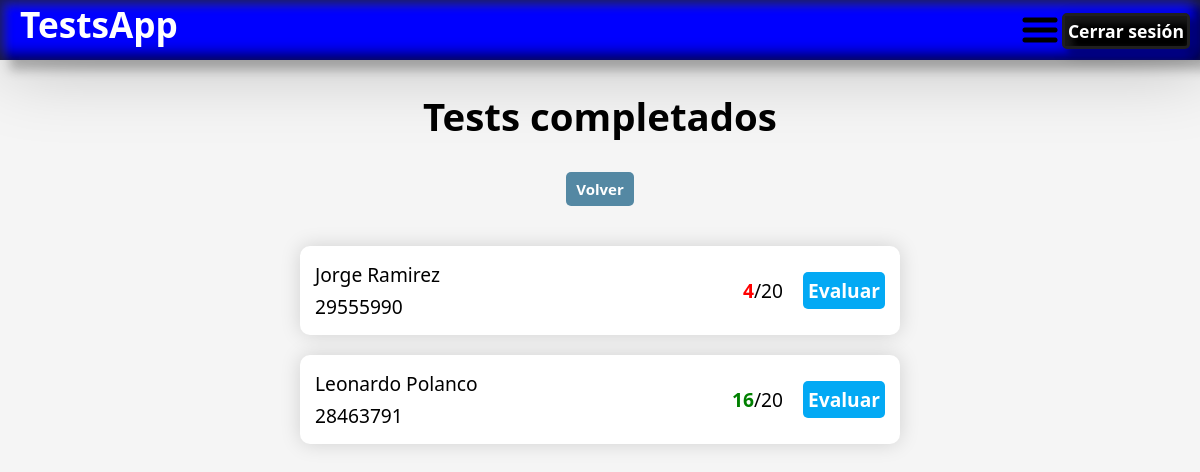
Screenshot of /Views/pages/tests/test_lista_ver.php?id_test=27&escala=20 (signed in) with the database file from the repository.
### tables this page shows
CREATE TABLE `puntuaciones_tests` (
  `id_pun_test` int(11) NOT NULL,
  `puntos` float NOT NULL,
  `id_usu` int(11) NOT NULL,
  `id_test` int(11) NOT NULL
);

CREATE TABLE `usuarios` (
  `id_usu` int(11) NOT NULL,
  `nom_usu` varchar(100) NOT NULL,
  `ced_usu` varchar(20) NOT NULL,
  `id_rol` int(11) NOT NULL,
  `contra_usu` varchar(100) NOT NULL
);

### Models/base_datos.php (called while the page is built)
<?php
class Base_datos
{
	private static $host = 'localhost';
	private static $db = 'testsapp';
	private static $user = 'root';
	private static $password = '';
	private static $charset = "utf8";
	public static function connect()
	{
		try {
			$con = new PDO("mysql:host=" . self::$host . ";dbname=" . self::$db . ";charset=" . self::$charset, self::$user, self::$password);
			$con->setAttribute(PDO::ATTR_ERRMODE, PDO::ERRMODE_EXCEPTION);
			return $con;
		} catch (PDOException $e) {
			print_r("Error de conexion: " . $e->getMessage());
			echo "Linea del error" . $e->getLine();
		}
	}
}

### Controllers/test_controller.php (called while the page is built, shortened)
<?php
class Test_controller
{
    private $tests;
    public function __construct()
    {
        require("../../../Models/test_model.php");
        $this->tests = new Test;
    }
    public function listar_punt_gen($id_test)
    {
        $this->tests->set("id_test", $id_test);
        $datos = $this->tests->index_punt_gen();
        return $datos;
    }
}

### Models/test_model.php (called while the page is built, shortened)
<?php
class Test
{
    private $id_test;
    private $con;
    public function __construct()
    {
        require("base_datos.php");
        $this->con = Base_datos::connect();
    }
    public function index_punt_gen()
    {
        $sql = "SELECT * FROM puntuaciones_tests INNER JOIN usuarios ON puntuaciones_tests.id_usu=usuarios.id_usu WHERE id_test=:id_test";
        $datos = $this->con->prepare($sql);
        if ($datos->execute([":id_test" => $this->id_test])) {
            return $datos;
        }
        return false;
    }
}

### Views/pages/tests/test_lista_ver.php (the view, shortened to what this page needs)
<?php
require("../../../Controllers/test_controller.php");
$datos = new Test_controller();
$resultados = $datos->listar_punt_gen($_GET['id_test']);
?>
<!DOCTYPE html>
<html lang="en">
<head>
    <link rel="stylesheet" href="../../css/test_lista_ver.css?v=<?php echo (rand()); ?>" />
</head>
<body>
    <?php include("../../navbar.php") ?>
    <h1 class="h1_comp">Tests completados</h1>
    <div id="cont_volver">
        <a href="test_view.php" class="volver"><button>Volver</button></a>
    </div>
    <ul id="lista_comp">
        <?php
        $mitad = $_GET['escala'] / 2;
        while ($row = $resultados->fetch(PDO::FETCH_ASSOC)) {
            if ($row['puntos'] == 0) {
                $color = "";
            } else if ($row['puntos'] < $mitad) {
                $color = "color: red;";
            } else {
                $color = "color: green;";
            }
        ?>
            <li class="test_comp">
                <div class="info">
                    <span><?php echo $row['nom_usu']; ?></span>
                    <span><?php echo $row['ced_usu']; ?></span>
                </div>
                <div class="otro_div">
                    <span><strong style="<?php echo $color; ?>"><?php echo $row['puntos'] ?></strong>/<?php echo $_GET['escala'] ?></span>
                    <a href="test_evaluar.php?id_test=<?php echo $_GET['id_test'] ?>&id_usu=<?php echo $row['id_usu'] ?>&puntos=<?php echo $row['puntos'] ?>" class="btn_evaluar"><button>Evaluar</button></a>
                </div>
            </li>
        <?php } ?>
    </ul>
</body>
</html>

### Views/css/test_lista_ver.css (style rules this page uses)
.h1_comp { text-align: center; margin-top: 30px; font-size: 2.4em; user-select: none; }
#cont_volver { text-align: center; margin: auto; }
.volver button { margin-top: 30px; border: none; outline: none; padding: 7px 10px; background-color: #5488a3; color: #fff; font-weight: bold; font-size: 15px; border-radius: 5px; cursor: pointer; transition: all 0.3s ease; }
#lista_comp { width: 50%; margin: auto; margin-top: 40px; }
#lista_comp li { list-style: none; background-color: white; border-radius: 10px; display: flex; justify-content: space-between; align-items: center; font-size: 1.2em; font-weight: 500; padding: 15px; user-select: none; box-shadow: 0px 0px 20px rgba(0, 0, 0, 0.15); margin-bottom: 20px; }
#lista_comp li .info { display: flex; flex-direction: column; gap: 5px; }
#lista_comp li .otro_div { display: flex; align-items: center; gap: 20px; }
.btn_evaluar button { border: none; outline: none; padding: 5px; color: #fff; border-radius: 5px; font-weight: bold; font-size: 1em; transition: all 0.3s ease; cursor: pointer; background: #03a9f4; }

### Views/css/general.css (style rules this page uses)
* { margin: 0px; padding: 0px; box-sizing: border-box; font-family: system-ui, -apple-system, BlinkMacSystemFont, "Segoe UI", Roboto, Oxygen, Ubuntu, Cantarell, "Open Sans", "Helvetica Neue", sans-serif; }
body { background-color: whitesmoke; width: 100%; }

### rows the page displays
puntuaciones_tests: id_usu.nom_usu "Jorge Ramirez", id_usu.ced_usu "29555990", puntos "4"
puntuaciones_tests: id_usu.nom_usu "Leonardo Polanco", id_usu.ced_usu "28463791", puntos "16"
